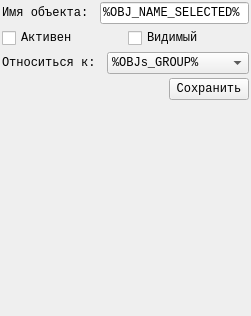
           <widget class="QWidget" name="scrollAreaWidgetContents">
            <property name="geometry">
             <rect>
              <x>0</x>
              <y>0</y>
              <width>251</width>
              <height>316</height>
             </rect>
            </property>
            <layout class="QVBoxLayout" name="verticalLayout_2">
             <property name="spacing">
              <number>4</number>
             </property>
             <property name="sizeConstraint">
              <enum>QLayout::SetMaximumSize</enum>
             </property>
             <property name="leftMargin">
              <number>2</number>
             </property>
             <property name="topMargin">
              <number>2</number>
             </property>
             <property name="rightMargin">
              <number>2</number>
             </property>
             <property name="bottomMargin">
              <number>2</number>
             </property>
             <item>
              <layout class="QHBoxLayout" name="glout_1">
               <item>
                <widget class="QLabel" name="NameObjectLabel">
                 <property name="font">
                  <font>
                   <family>Consolas</family>
                   <pointsize>9</pointsize>
                  </font>
                 </property>
                 <property name="text">
                  <string>Имя объекта: </string>
                 </property>
                </widget>
               </item>
               <item>
                <widget class="QLineEdit" name="ObjNameQLineEdit">
                 <property name="font">
                  <font>
                   <family>Consolas</family>
                   <pointsize>9</pointsize>
                  </font>
                 </property>
                 <property name="inputMask">
                  <string notr="true"/>
                 </property>
                 <property name="text">
                  <string>%OBJ_NAME_SELECTED%</string>
                 </property>
                </widget>
               </item>
              </layout>
             </item>
             <item>
              <layout class="QHBoxLayout" name="glout_3">
               <item>
                <widget class="QCheckBox" name="ObjActiveQCheckBox">
                 <property name="font">
                  <font>
                   <family>Consolas</family>
                   <pointsize>9</pointsize>
                  </font>
                 </property>
                 <property name="text">
                  <string>Активен</string>
                 </property>
                </widget>
               </item>
               <item>
                <widget class="QCheckBox" name="ObjVisibleQCheckBox">
                 <property name="font">
                  <font>
                   <family>Consolas</family>
                   <pointsize>9</pointsize>
                  </font>
                 </property>
                 <property name="text">
                  <string>Видимый</string>
                 </property>
                </widget>
               </item>
              </layout>
             </item>
             <item>
              <layout class="QHBoxLayout" name="glout_4">
               <item>
                <widget class="QLabel" name="RelatedToLabel">
                 <property name="font">
                  <font>
                   <family>Consolas</family>
                   <pointsize>9</pointsize>
                  </font>
                 </property>
                 <property name="text">
                  <string>Относиться к: </string>
                 </property>
                </widget>
               </item>
               <item>
                <widget class="QComboBox" name="Choose_ObjGroupQComboBox">
                 <property name="sizePolicy">
                  <sizepolicy hsizetype="Expanding" vsizetype="Fixed">
                   <horstretch>0</horstretch>
                   <verstretch>0</verstretch>
                  </sizepolicy>
                 </property>
                 <property name="font">
                  <font>
                   <family>Consolas</family>
                   <pointsize>9</pointsize>
                  </font>
                 </property>
                 <item>
                  <property name="text">
                   <string>%OBJs_GROUP%</string>
                  </property>
                 </item>
                </widget>
               </item>
              </layout>
             </item>
             <item>
              <layout class="QHBoxLayout" name="glout_5"/>
             </item>
             <item>
              <layout class="QHBoxLayout" name="glout_6"/>
             </item>
             <item>
              <layout class="QHBoxLayout" name="glout_7"/>
             </item>
             <item>
              <layout class="QHBoxLayout" name="glout_8"/>
             </item>
             <item>
              <layout class="QHBoxLayout" name="glout_9"/>
             </item>
             <item>
              <layout class="QHBoxLayout" name="glout_10">
               <item>
                <spacer name="spacer_notchange_5">
                 <property name="orientation">
                  <enum>Qt::Horizontal</enum>
                 </property>
                 <property name="sizeHint" stdset="0">
                  <size>
                   <width>40</width>
                   <height>20</height>
                  </size>
                 </property>
                </spacer>
               </item>
               <item>
                <widget class="QPushButton" name="SavePushButton">
                 <property name="font">
                  <font>
                   <family>Consolas</family>
                   <pointsize>9</pointsize>
                  </font>
                 </property>
                 <property name="text">
                  <string>Сохранить</string>
                 </property>
                </widget>
               </item>
              </layout>
             </item>
             <item>
              <spacer name="verticalSpacer">
               <property name="orientation">
                <enum>Qt::Vertical</enum>
               </property>
               <property name="sizeHint" stdset="0">
                <size>
                 <width>20</width>
                 <height>40</height>
                </size>
               </property>
              </spacer>
             </item>
            </layout>
           </widget>
